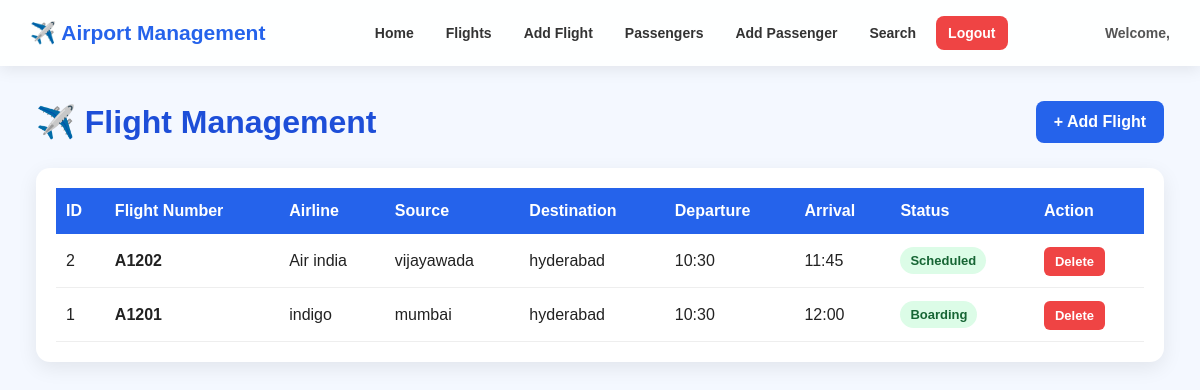
Before: /flights (signed in) with the older database file.
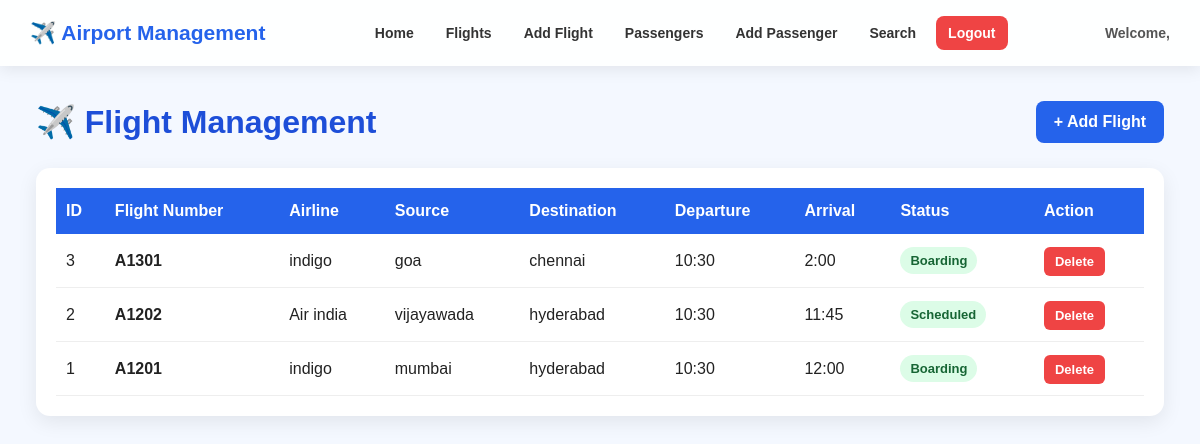
After: the same page with the newer database file.
### tables this page shows
CREATE TABLE flights (
            id INTEGER PRIMARY KEY AUTOINCREMENT,
            flight_number TEXT NOT NULL,
            airline TEXT NOT NULL,
            source TEXT NOT NULL,
            destination TEXT NOT NULL,
            departure_time TEXT NOT NULL,
            arrival_time TEXT NOT NULL,
            status TEXT NOT NULL
        );

### server.py (the view)
@app.route("/flights")
def flights():
    if not login_required():
        return redirect("/login")
    connection = get_database_connection()
    cursor = connection.cursor()
    cursor.execute("""
        SELECT *
        FROM flights
        ORDER BY id DESC
    """)
    flights = cursor.fetchall()
    connection.close()
    theme = request.cookies.get("theme", "light")
    return render_template(
        "flights.html",
        flights=flights,
        theme=theme
    )

### server.py (called while the page is built)
def get_database_connection():
    connection = sqlite3.connect("users.db")
    connection.row_factory = sqlite3.Row
    return connection

def login_required():
    return "user_id" in session

### templates/flights.html (shortened to what this page needs)
<!DOCTYPE html>
<html lang="en">
<head>
</head>
<body>
    {% include 'navbar.html' %}
    <div class="container">
        <div class="page-header">
            <h1>✈️ Flight Management</h1>
            <a href="/add-flight" class="add-btn">
                + Add Flight
            </a>
        </div>
        <div class="table-box">
            {% if flights %}
            <table>
                <thead>
                    <tr>
                        <th>ID</th>
                        <th>Flight Number</th>
                        <th>Airline</th>
                        <th>Source</th>
                        <th>Destination</th>
                        <th>Departure</th>
                        <th>Arrival</th>
                        <th>Status</th>
                        <th>Action</th>
                    </tr>
                </thead>
                <tbody>
                    {% for flight in flights %}
                    <tr>
                        <td>{{ flight['id'] }}</td>
                        <td>
                            <strong>{{ flight['flight_number'] }}</strong>
                        </td>
                        <td>{{ flight['airline'] }}</td>
                        <td>{{ flight['source'] }}</td>
                        <td>{{ flight['destination'] }}</td>
                        <td>{{ flight['departure_time'] }}</td>
                        <td>{{ flight['arrival_time'] }}</td>
                        <td>
                            <span class="status">
                                {{ flight['status'] }}
                            </span>
                        </td>
                        <td>
                            <a
                                href="/delete-flight/{{ flight['id'] }}"
                                class="delete-btn"
                                onclick="return confirm('Are you sure you want to delete this flight?');"
                            >
                                Delete
                            </a>
                        </td>
                    </tr>
                    {% endfor %}
                </tbody>
            </table>
            {% endif %}
        </div>
    </div>
</body>
</html>

Changed rows visible on the page:
added flights: id "3", flight_number "A1301", airline "indigo", source "goa", destination "chennai", departure_time "10:30", arrival_time "2:00", status "Boarding"
